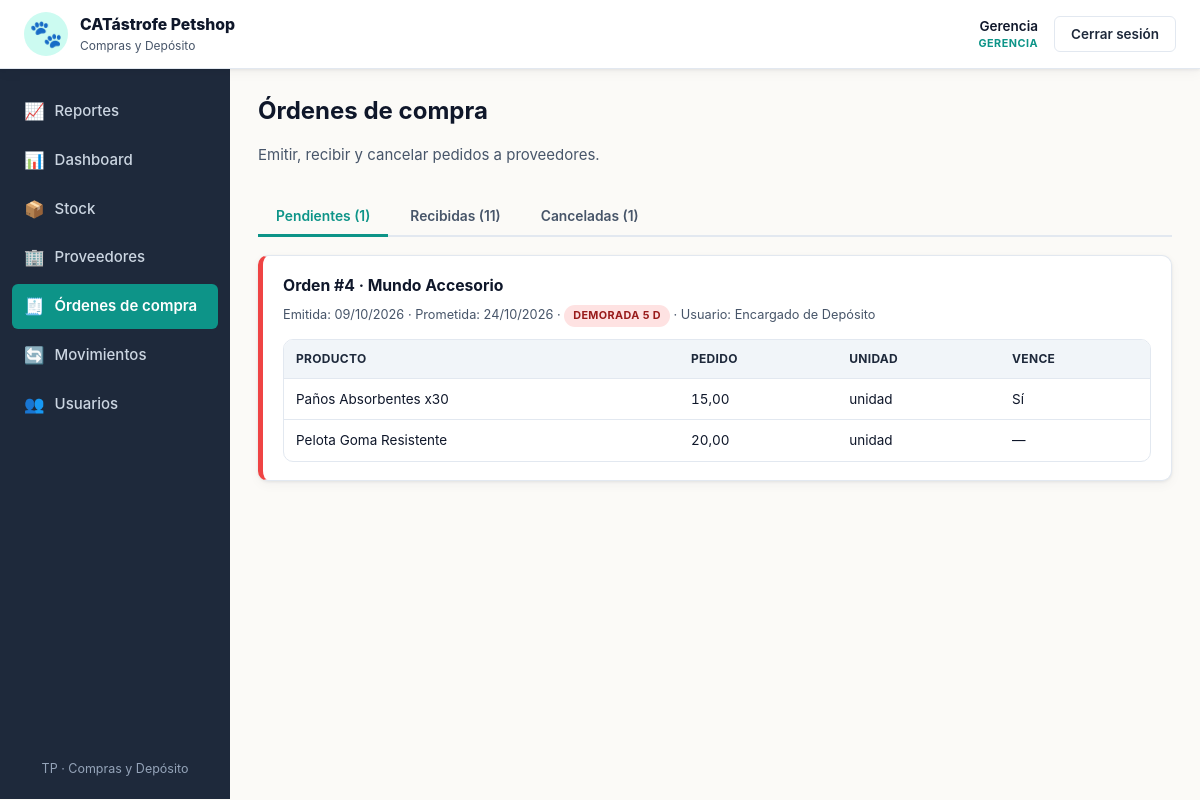
The page /views/ordenes.php (signed in) on the database its author committed.
### tables this page shows
CREATE TABLE ordenes_compra (
    id              INT AUTO_INCREMENT PRIMARY KEY,
    proveedor_id    INT NOT NULL,
    usuario_id      INT NOT NULL,
    estado          ENUM('pendiente','recibida','cancelada') NOT NULL DEFAULT 'pendiente',
    fecha_creacion  DATETIME NOT NULL DEFAULT CURRENT_TIMESTAMP,
    fecha_prometida DATE NOT NULL,
    fecha_recepcion DATETIME NULL,
    CONSTRAINT fk_ord_prov FOREIGN KEY (proveedor_id) REFERENCES proveedores(id) ON DELETE RESTRICT,
    CONSTRAINT fk_ord_user FOREIGN KEY (usuario_id)   REFERENCES usuarios(id)    ON DELETE RESTRICT
);

CREATE TABLE proveedores (
    id                  INT AUTO_INCREMENT PRIMARY KEY,
    nombre              VARCHAR(120) NOT NULL,
    contacto            VARCHAR(120),
    telefono            VARCHAR(40),
    email               VARCHAR(120),
    plazo_entrega_dias  INT NOT NULL DEFAULT 7,
    activo              TINYINT(1) NOT NULL DEFAULT 1,
    CONSTRAINT chk_prov_plazo CHECK (plazo_entrega_dias >= 0)
);

CREATE TABLE usuarios (
    id              INT AUTO_INCREMENT PRIMARY KEY,
    nombre          VARCHAR(100) NOT NULL,
    usuario         VARCHAR(50)  NOT NULL UNIQUE,
    password_hash   VARCHAR(255) NOT NULL,
    rol             ENUM('encargado','gerencia') NOT NULL DEFAULT 'encargado',
    activo          TINYINT(1) NOT NULL DEFAULT 1,
    fecha_creacion  DATETIME NOT NULL DEFAULT CURRENT_TIMESTAMP
);

CREATE TABLE ordenes_detalle (
    id                INT AUTO_INCREMENT PRIMARY KEY,
    orden_id          INT NOT NULL,
    producto_id       INT NOT NULL,
    cantidad_pedida   DECIMAL(10,2) NOT NULL,
    cantidad_recibida DECIMAL(10,2) NULL,
    CONSTRAINT fk_det_orden  FOREIGN KEY (orden_id)    REFERENCES ordenes_compra(id) ON DELETE RESTRICT,
    CONSTRAINT fk_det_prod   FOREIGN KEY (producto_id) REFERENCES productos(id)      ON DELETE RESTRICT,
    CONSTRAINT uq_orden_prod UNIQUE (orden_id, producto_id),
    CONSTRAINT chk_det_pedida CHECK (cantidad_pedida > 0),
    CONSTRAINT chk_det_recibida CHECK (cantidad_recibida IS NULL OR (cantidad_recibida >= 0 AND cantidad_recibida <= cantidad_pedida))
);

CREATE TABLE productos (
    id              INT AUTO_INCREMENT PRIMARY KEY,
    categoria_id    INT NOT NULL,
    proveedor_id    INT NOT NULL,
    nombre          VARCHAR(120) NOT NULL,
    descripcion     TEXT,
    stock_actual    DECIMAL(10,2) NOT NULL DEFAULT 0,
    stock_minimo    DECIMAL(10,2) NOT NULL DEFAULT 0,
    stock_maximo    DECIMAL(10,2) NOT NULL DEFAULT 0,
    unidad_medida   VARCHAR(20) NOT NULL DEFAULT 'unidad',
    activo          TINYINT(1) NOT NULL DEFAULT 1,
    CONSTRAINT fk_prod_cat  FOREIGN KEY (categoria_id) REFERENCES categorias(id) ON DELETE RESTRICT,
    CONSTRAINT fk_prod_prov FOREIGN KEY (proveedor_id) REFERENCES proveedores(id) ON DELETE RESTRICT,
    CONSTRAINT chk_prod_stock_actual CHECK (stock_actual >= 0),
    CONSTRAINT chk_prod_stock_min    CHECK (stock_minimo >= 0),
    CONSTRAINT chk_prod_stock_max    CHECK (stock_maximo >= stock_minimo)
);

### includes/funciones.php (called while the page is built, shortened)
<?php
function e($v): string
{
    return htmlspecialchars((string)$v, ENT_QUOTES, 'UTF-8');
}

### views/ordenes.php (the view, shortened to what this page needs)
<?php
require_once __DIR__ . '/../config/db.php';
require_once __DIR__ . '/../includes/funciones.php';
$ordenes = $pdo->query(
    "SELECT o.*, pr.nombre AS proveedor, u.nombre AS usuario,
            DATEDIFF(CURDATE(), o.fecha_prometida) AS dias_prometida
     FROM ordenes_compra o
     JOIN proveedores pr ON pr.id = o.proveedor_id
     JOIN usuarios    u  ON u.id = o.usuario_id
     ORDER BY o.fecha_creacion DESC"
)->fetchAll();
$detalles = $pdo->query(
    "SELECT d.*, p.nombre AS producto, p.unidad_medida, c.controla_vencimiento
     FROM ordenes_detalle d
     JOIN productos p  ON p.id = d.producto_id
     JOIN categorias c ON c.id = p.categoria_id"
)->fetchAll();
$detalles_por_orden = [];
foreach ($detalles as $d) {
    $detalles_por_orden[(int)$d['orden_id']][] = $d;
}
$grupos = ['pendiente' => [], 'recibida' => [], 'cancelada' => []];
foreach ($ordenes as $o) {
    $grupos[$o['estado']][] = $o;
}
require __DIR__ . '/../includes/header.php';
?>
<div class="flex-between mb-3">
    <div>
        <h1>Órdenes de compra</h1>
        <p class="muted">Emitir, recibir y cancelar pedidos a proveedores.</p>
    </div>
</div>
<div data-tabs>
    <div class="tabs">
        <button class="tab active" data-tab="tab-pendientes">Pendientes (<?= count($grupos['pendiente']) ?>)</button>
        <button class="tab" data-tab="tab-recibidas">Recibidas (<?= count($grupos['recibida']) ?>)</button>
        <button class="tab" data-tab="tab-canceladas">Canceladas (<?= count($grupos['cancelada']) ?>)</button>
    </div>
    <div class="tab-content active" id="tab-pendientes">
        <?php foreach ($grupos['pendiente'] as $o):
            $demorada = ((int)$o['dias_prometida']) > 0;
            $lineas = $detalles_por_orden[(int)$o['id']] ?? [];
        ?>
            <div class="orden-card<?= $demorada ? ' demorada' : '' ?>">
                <div class="orden-head">
                    <div>
                        <h3>Orden #<?= (int)$o['id'] ?> · <?= e($o['proveedor']) ?></h3>
                        <div class="orden-meta">
                            Emitida: <?= e(date('d/m/Y', strtotime($o['fecha_creacion']))) ?> ·
                            Prometida: <?= e(date('d/m/Y', strtotime($o['fecha_prometida']))) ?>
                            <?php if ($demorada): ?>
                                · <span class="badge badge-demora">Demorada <?= (int)$o['dias_prometida'] ?> d</span>
                            <?php endif; ?>
                            · Usuario: <?= e($o['usuario']) ?>
                        </div>
                    </div>
                </div>
                <div class="table-wrap">
                    <table class="table">
                        <thead>
                            <tr><th>Producto</th><th class="num">Pedido</th><th>Unidad</th><th>Vence</th></tr>
                        </thead>
                        <tbody>
                        <?php foreach ($lineas as $l): ?>
                            <tr>
                                <td><?= e($l['producto']) ?></td>
                                <td class="num"><?= e(number_format((float)$l['cantidad_pedida'], 2, ',', '.')) ?></td>
                                <td><?= e($l['unidad_medida']) ?></td>
                                <td><?= ((int)$l['controla_vencimiento']) === 1 ? 'Sí' : '—' ?></td>
                            </tr>
                        <?php endforeach; ?>
                        </tbody>
                    </table>
                </div>
            </div>
        <?php endforeach; ?>
    </div>
</div>
<?php require __DIR__ . '/../includes/footer.php'; ?>

### assets/css/style.css (style rules this page uses)
:root { --blanco-calido: #fbfaf7; --gris-suave: #f1f5f9; --gris-borde: #e2e8f0; --gris-texto: #475569; --turquesa-900: #0f766e; --turquesa-700: #0d9488; --turquesa-500: #14b8a6; --turquesa-100: #ccfbf1; --verde-700: #059669; --verde-500: #10b981; --verde-100: #d1fae5; --magenta-700: #a21caf; --magenta-500: #d946ef; --magenta-100: #fae8ff; --azul-900: #0f172a; --azul-800: #1e293b; --azul-700: #334155; --ambar-100: #fef3c7; --ambar-500: #f59e0b; --rojo-100: #fee2e2; --rojo-500: #ef4444; --radio: 10px; --radio-sm: 6px; --sombra: 0 1px 3px rgba(15,23,42,.08), 0 4px 12px rgba(15,23,42,.04); --sombra-lg: 0 8px 30px rgba(15,23,42,.12); --fuente: -apple-system, BlinkMacSystemFont, "Segoe UI", Roboto, "Helvetica Neue", Arial, sans-serif; }
* { box-sizing: border-box; }
html, body { margin: 0; padding: 0; font-family: var(--fuente); background: var(--blanco-calido); color: var(--azul-900); font-size: 15px; line-height: 1.5; }
h1, h2, h3 { margin: 0 0 .5em; color: var(--azul-900); font-weight: 700; }
h1 { font-size: 1.6rem; }
h3 { font-size: 1.05rem; }
.table-wrap { overflow-x: auto; border-radius: var(--radio); border: 1px solid var(--gris-borde); background: #fff; }
table.table { width: 100%; border-collapse: collapse; font-size: .9rem; }
table.table th, table.table td { padding: 10px 12px; text-align: left; border-bottom: 1px solid var(--gris-borde); vertical-align: middle; }
table.table th { background: var(--gris-suave); font-weight: 700; color: var(--azul-800); font-size: .8rem; text-transform: uppercase; letter-spacing: .3px; }
table.table tbody tr:last-child td { border-bottom: none; }
.num { text-align: right; font-variant-numeric: tabular-nums; }
.badge { display: inline-block; padding: 3px 9px; border-radius: 999px; font-size: .72rem; font-weight: 700; text-transform: uppercase; letter-spacing: .4px; }
.badge-demora { background: var(--rojo-100); color: #991b1b; }
.tabs { display: flex; gap: 4px; border-bottom: 2px solid var(--gris-borde); margin-bottom: 18px; }
.tab { padding: 10px 18px; font-weight: 600; color: var(--gris-texto); border: none; background: none; cursor: pointer; border-bottom: 3px solid transparent; margin-bottom: -2px; font-family: inherit; font-size: .92rem; transition: color .15s, border-color .15s; }
.tab.active { color: var(--turquesa-700); border-bottom-color: var(--turquesa-700); }
.tab-content { display: none; }
.tab-content.active { display: block; }
.orden-card { background: #fff; border: 1px solid var(--gris-borde); border-radius: var(--radio); padding: 18px 20px; margin-bottom: 16px; box-shadow: var(--sombra); }
.orden-card.demorada { border-left: 5px solid var(--rojo-500); }
.orden-head { display: flex; justify-content: space-between; align-items: flex-start; gap: 14px; flex-wrap: wrap; margin-bottom: 12px; }
.orden-meta { font-size: .85rem; color: var(--gris-texto); }
.muted { color: var(--gris-texto); }
.mb-3 { margin-bottom: 16px; }
.flex-between { display: flex; justify-content: space-between; align-items: center; gap: 12px; flex-wrap: wrap; }

### rows shown on the page
ordenes_compra: id "4", proveedor.nombre "Mundo Accesorio", fecha_creacion "09/10/2026", fecha_prometida "24/10/2026", dias_prometida "5", usuario.nombre "Encargado de Depósito"
ordenes_detalle: producto.nombre "Paños Absorbentes x30", cantidad_pedida "15,00", producto.unidad_medida "unidad", shows "Sí"
ordenes_detalle: producto.nombre "Pelota Goma Resistente", cantidad_pedida "20,00", producto.unidad_medida "unidad"

### other values the page prints
$_SESSION['nombre'] "Gerencia"
$_SESSION['rol'] "GERENCIA"
$item['icon'] "📈"
$item['label'] "Reportes"
$item['icon'] "📊"
$item['label'] "Dashboard"
$item['icon'] "📦"
$item['label'] "Stock"
$item['icon'] "🏢"
$item['label'] "Proveedores"
$item['icon'] "🧾"
$item['label'] "Órdenes de compra"
$item['icon'] "🔄"
$item['label'] "Movimientos"
$item['icon'] "👥"
